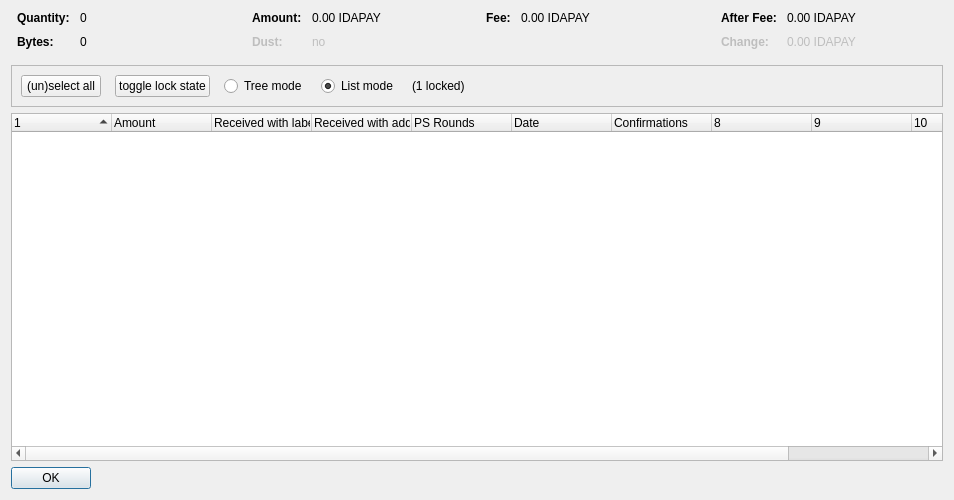
<?xml version="1.0" encoding="UTF-8"?>
<ui version="4.0">
 <class>CoinControlDialog</class>
 <widget class="QDialog" name="CoinControlDialog">
  <property name="geometry">
   <rect>
    <x>0</x>
    <y>0</y>
    <width>954</width>
    <height>500</height>
   </rect>
  </property>
  <property name="windowTitle">
   <string>Coin Selection</string>
  </property>
  <layout class="QVBoxLayout" name="verticalLayout">
   <item>
    <layout class="QHBoxLayout" name="horizontalLayoutTop" stretch="0,0,0,0">
     <property name="topMargin">
      <number>0</number>
     </property>
     <property name="bottomMargin">
      <number>10</number>
     </property>
     <item>
      <layout class="QFormLayout" name="formLayoutCoinControl1">
       <property name="horizontalSpacing">
        <number>10</number>
       </property>
       <property name="verticalSpacing">
        <number>10</number>
       </property>
       <property name="leftMargin">
        <number>6</number>
       </property>
       <property name="rightMargin">
        <number>6</number>
       </property>
       <item row="0" column="0">
        <widget class="QLabel" name="labelCoinControlQuantityText">
         <property name="font">
          <font>
           <weight>75</weight>
           <bold>true</bold>
          </font>
         </property>
         <property name="text">
          <string>Quantity:</string>
         </property>
        </widget>
       </item>
       <item row="0" column="1">
        <widget class="QLabel" name="labelCoinControlQuantity">
         <property name="cursor">
          <cursorShape>IBeamCursor</cursorShape>
         </property>
         <property name="contextMenuPolicy">
          <enum>Qt::ActionsContextMenu</enum>
         </property>
         <property name="text">
          <string notr="true">0</string>
         </property>
         <property name="textInteractionFlags">
          <set>Qt::LinksAccessibleByMouse|Qt::TextSelectableByKeyboard|Qt::TextSelectableByMouse</set>
         </property>
        </widget>
       </item>
       <item row="1" column="0">
        <widget class="QLabel" name="labelCoinControlBytesText">
         <property name="font">
          <font>
           <weight>75</weight>
           <bold>true</bold>
          </font>
         </property>
         <property name="text">
          <string>Bytes:</string>
         </property>
        </widget>
       </item>
       <item row="1" column="1">
        <widget class="QLabel" name="labelCoinControlBytes">
         <property name="cursor">
          <cursorShape>IBeamCursor</cursorShape>
         </property>
         <property name="contextMenuPolicy">
          <enum>Qt::ActionsContextMenu</enum>
         </property>
         <property name="text">
          <string notr="true">0</string>
         </property>
         <property name="textInteractionFlags">
          <set>Qt::LinksAccessibleByMouse|Qt::TextSelectableByKeyboard|Qt::TextSelectableByMouse</set>
         </property>
        </widget>
       </item>
      </layout>
     </item>
     <item>
      <layout class="QFormLayout" name="formLayoutCoinControl2">
       <property name="horizontalSpacing">
        <number>10</number>
       </property>
       <property name="verticalSpacing">
        <number>10</number>
       </property>
       <property name="leftMargin">
        <number>6</number>
       </property>
       <property name="rightMargin">
        <number>6</number>
       </property>
       <item row="0" column="0">
        <widget class="QLabel" name="labelCoinControlAmountText">
         <property name="font">
          <font>
           <weight>75</weight>
           <bold>true</bold>
          </font>
         </property>
         <property name="text">
          <string>Amount:</string>
         </property>
        </widget>
       </item>
       <item row="0" column="1">
        <widget class="QLabel" name="labelCoinControlAmount">
         <property name="cursor">
          <cursorShape>IBeamCursor</cursorShape>
         </property>
         <property name="contextMenuPolicy">
          <enum>Qt::ActionsContextMenu</enum>
         </property>
         <property name="text">
          <string notr="true">0.00 IDAPAY</string>
         </property>
         <property name="textInteractionFlags">
          <set>Qt::LinksAccessibleByMouse|Qt::TextSelectableByKeyboard|Qt::TextSelectableByMouse</set>
         </property>
        </widget>
       </item>
       <item row="1" column="0">
        <widget class="QLabel" name="labelCoinControlLowOutputText">
         <property name="enabled">
          <bool>false</bool>
         </property>
         <property name="font">
          <font>
           <weight>75</weight>
           <bold>true</bold>
          </font>
         </property>
         <property name="text">
          <string>Dust:</string>
         </property>
        </widget>
       </item>
       <item row="1" column="1">
        <widget class="QLabel" name="labelCoinControlLowOutput">
         <property name="enabled">
          <bool>false</bool>
         </property>
         <property name="cursor">
          <cursorShape>IBeamCursor</cursorShape>
         </property>
         <property name="contextMenuPolicy">
          <enum>Qt::ActionsContextMenu</enum>
         </property>
         <property name="text">
          <string notr="true">no</string>
         </property>
         <property name="textInteractionFlags">
          <set>Qt::LinksAccessibleByMouse|Qt::TextSelectableByKeyboard|Qt::TextSelectableByMouse</set>
         </property>
        </widget>
       </item>
      </layout>
     </item>
     <item>
      <layout class="QFormLayout" name="formLayoutCoinControl3">
       <property name="horizontalSpacing">
        <number>10</number>
       </property>
       <property name="verticalSpacing">
        <number>10</number>
       </property>
       <property name="leftMargin">
        <number>6</number>
       </property>
       <property name="rightMargin">
        <number>6</number>
       </property>
       <item row="0" column="0">
        <widget class="QLabel" name="labelCoinControlFeeText">
         <property name="font">
          <font>
           <weight>75</weight>
           <bold>true</bold>
          </font>
         </property>
         <property name="text">
          <string>Fee:</string>
         </property>
        </widget>
       </item>
       <item row="0" column="1">
        <widget class="QLabel" name="labelCoinControlFee">
         <property name="cursor">
          <cursorShape>IBeamCursor</cursorShape>
         </property>
         <property name="contextMenuPolicy">
          <enum>Qt::ActionsContextMenu</enum>
         </property>
         <property name="text">
          <string notr="true">0.00 IDAPAY</string>
         </property>
         <property name="textInteractionFlags">
          <set>Qt::LinksAccessibleByMouse|Qt::TextSelectableByKeyboard|Qt::TextSelectableByMouse</set>
         </property>
        </widget>
       </item>
      </layout>
     </item>
     <item>
      <layout class="QFormLayout" name="formLayoutCoinControl4">
       <property name="horizontalSpacing">
        <number>10</number>
       </property>
       <property name="verticalSpacing">
        <number>10</number>
       </property>
       <property name="leftMargin">
        <number>6</number>
       </property>
       <property name="rightMargin">
        <number>6</number>
       </property>
       <item row="0" column="0">
        <widget class="QLabel" name="labelCoinControlAfterFeeText">
         <property name="font">
          <font>
           <weight>75</weight>
           <bold>true</bold>
          </font>
         </property>
         <property name="text">
          <string>After Fee:</string>
         </property>
        </widget>
       </item>
       <item row="0" column="1">
        <widget class="QLabel" name="labelCoinControlAfterFee">
         <property name="cursor">
          <cursorShape>IBeamCursor</cursorShape>
         </property>
         <property name="contextMenuPolicy">
          <enum>Qt::ActionsContextMenu</enum>
         </property>
         <property name="text">
          <string notr="true">0.00 IDAPAY</string>
         </property>
         <property name="textInteractionFlags">
          <set>Qt::LinksAccessibleByMouse|Qt::TextSelectableByKeyboard|Qt::TextSelectableByMouse</set>
         </property>
        </widget>
       </item>
       <item row="1" column="0">
        <widget class="QLabel" name="labelCoinControlChangeText">
         <property name="enabled">
          <bool>false</bool>
         </property>
         <property name="font">
          <font>
           <weight>75</weight>
           <bold>true</bold>
          </font>
         </property>
         <property name="text">
          <string>Change:</string>
         </property>
        </widget>
       </item>
       <item row="1" column="1">
        <widget class="QLabel" name="labelCoinControlChange">
         <property name="enabled">
          <bool>false</bool>
         </property>
         <property name="cursor">
          <cursorShape>IBeamCursor</cursorShape>
         </property>
         <property name="contextMenuPolicy">
          <enum>Qt::ActionsContextMenu</enum>
         </property>
         <property name="text">
          <string notr="true">0.00 IDAPAY</string>
         </property>
         <property name="textInteractionFlags">
          <set>Qt::LinksAccessibleByMouse|Qt::TextSelectableByKeyboard|Qt::TextSelectableByMouse</set>
         </property>
        </widget>
       </item>
      </layout>
     </item>
    </layout>
   </item>
   <item>
    <widget class="QFrame" name="frame">
     <property name="minimumSize">
      <size>
       <width>0</width>
       <height>40</height>
      </size>
     </property>
     <property name="frameShape">
      <enum>QFrame::StyledPanel</enum>
     </property>
     <property name="frameShadow">
      <enum>QFrame::Sunken</enum>
     </property>
     <layout class="QHBoxLayout" name="horizontalLayout">
      <item>
       <layout class="QHBoxLayout" name="horizontalLayoutPanel" stretch="0,0,0,0,0,0">
        <property name="spacing">
         <number>14</number>
        </property>
        <item>
         <widget class="QPushButton" name="pushButtonSelectAll">
          <property name="sizePolicy">
           <sizepolicy hsizetype="Maximum" vsizetype="Fixed">
            <horstretch>0</horstretch>
            <verstretch>0</verstretch>
           </sizepolicy>
          </property>
          <property name="text">
           <string>(un)select all</string>
          </property>
          <property name="autoDefault">
           <bool>false</bool>
          </property>
         </widget>
        </item>
        <item>
         <widget class="QPushButton" name="pushButtonToggleLock">
          <property name="sizePolicy">
           <sizepolicy hsizetype="Maximum" vsizetype="Fixed">
            <horstretch>0</horstretch>
            <verstretch>0</verstretch>
           </sizepolicy>
          </property>
          <property name="text">
           <string>toggle lock state</string>
          </property>
          <property name="autoDefault">
           <bool>false</bool>
          </property>
         </widget>
        </item>
        <item>
         <widget class="QRadioButton" name="radioTreeMode">
          <property name="sizePolicy">
           <sizepolicy hsizetype="Maximum" vsizetype="Fixed">
            <horstretch>0</horstretch>
            <verstretch>0</verstretch>
           </sizepolicy>
          </property>
          <property name="text">
           <string>Tree mode</string>
          </property>
         </widget>
        </item>
        <item>
         <widget class="QRadioButton" name="radioListMode">
          <property name="sizePolicy">
           <sizepolicy hsizetype="Maximum" vsizetype="Fixed">
            <horstretch>0</horstretch>
            <verstretch>0</verstretch>
           </sizepolicy>
          </property>
          <property name="text">
           <string>List mode</string>
          </property>
          <property name="checked">
           <bool>true</bool>
          </property>
         </widget>
        </item>
        <item>
         <widget class="QLabel" name="labelLocked">
          <property name="text">
           <string>(1 locked)</string>
          </property>
         </widget>
        </item>
        <item>
         <spacer name="horizontalSpacer">
          <property name="orientation">
           <enum>Qt::Horizontal</enum>
          </property>
          <property name="sizeHint" stdset="0">
           <size>
            <width>40</width>
            <height>20</height>
           </size>
          </property>
         </spacer>
        </item>
       </layout>
      </item>
     </layout>
    </widget>
   </item>
   <item>
    <widget class="CoinControlTreeWidget" name="treeWidget">
     <property name="contextMenuPolicy">
      <enum>Qt::CustomContextMenu</enum>
     </property>
     <property name="sortingEnabled">
      <bool>false</bool>
     </property>
     <property name="columnCount">
      <number>11</number>
     </property>
     <attribute name="headerShowSortIndicator" stdset="0">
      <bool>true</bool>
     </attribute>
     <attribute name="headerStretchLastSection">
      <bool>false</bool>
     </attribute>
     <column>
      <property name="text">
       <string/>
      </property>
     </column>
     <column>
      <property name="text">
       <string>Amount</string>
      </property>
     </column>
     <column>
      <property name="text">
       <string>Received with label</string>
      </property>
     </column>
     <column>
      <property name="text">
       <string>Received with address</string>
      </property>
     </column>
     <column>
      <property name="text">
       <string>PS Rounds</string>
      </property>
     </column>
     <column>
      <property name="text">
       <string>Date</string>
      </property>
     </column>
     <column>
      <property name="text">
       <string>Confirmations</string>
      </property>
      <property name="toolTip">
       <string>Confirmed</string>
      </property>
     </column>
     <column>
      <property name="text">
       <string/>
      </property>
     </column>
     <column>
      <property name="text">
       <string/>
      </property>
     </column>
     <column>
      <property name="text">
       <string/>
      </property>
     </column>
     <column>
      <property name="text">
       <string/>
      </property>
     </column>
    </widget>
   </item>
   <item>
    <widget class="QDialogButtonBox" name="buttonBox">
     <property name="sizePolicy">
      <sizepolicy hsizetype="Maximum" vsizetype="Fixed">
       <horstretch>0</horstretch>
       <verstretch>0</verstretch>
      </sizepolicy>
     </property>
     <property name="orientation">
      <enum>Qt::Horizontal</enum>
     </property>
     <property name="standardButtons">
      <set>QDialogButtonBox::Ok</set>
     </property>
    </widget>
   </item>
  </layout>
 </widget>
 <customwidgets>
  <customwidget>
   <class>CoinControlTreeWidget</class>
   <extends>QTreeWidget</extends>
   <header>coincontroltreewidget.h</header>
  </customwidget>
 </customwidgets>
 <resources/>
 <connections/>
</ui>
